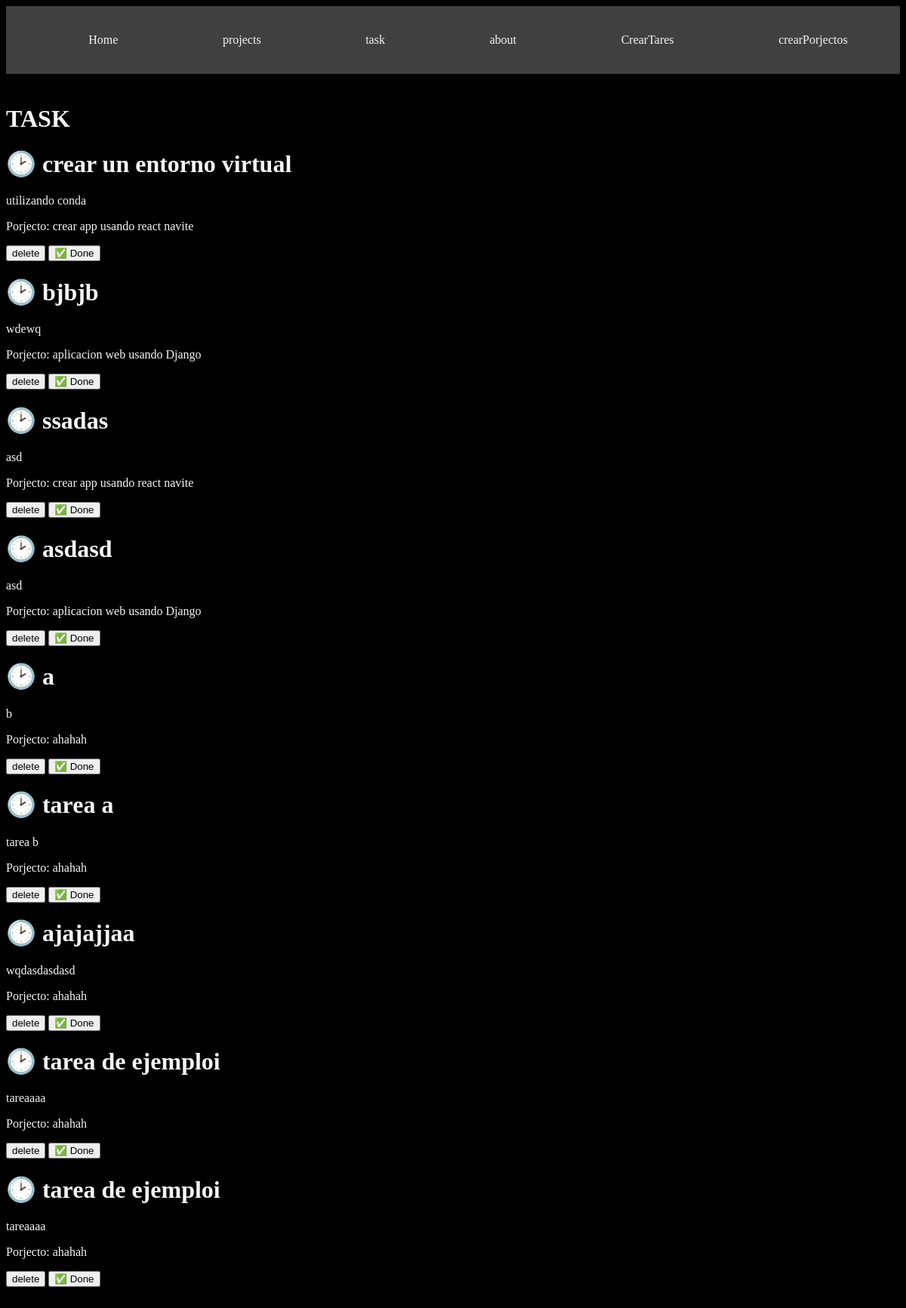
Page /task/ on the committed database.
### myapp/models.py (models this page shows, shortened)
class Task(models.Model):
    title = models.CharField(max_length=200)
    description = models.TextField() #va a ser un texto largo
    project = models.ForeignKey(Project, on_delete=models.CASCADE) #relacion de uno a muchos
    done = models.BooleanField(default=False) #va a ser un booleano

class Project(models.Model):
    name = models.CharField(max_length=100) #va a ser un texto corto

### myapp/views.py (the view)
# urls.py: path('task/', views.task, name='task'),
def task(request):
    tasks = Task.objects.all()
    return render(request, "tasks/task.html",  {"tasks": tasks})

### myapp/templates/tasks/task.html
{% extends 'layouts/base.html' %}
{%block content%}
<h1>TASK</h1>
{% for task in tasks %}
<h1>{%if task.done == False %} 🕑 {%else%} ✅ {%endif%} {{task.title}}</h1>
<p>{{task.description}}</p>
<p>Porjecto: {{task.project.name}}</p>
<button>
    delete
</button>
<button>
    ✅ Done
</button>
{% endfor %}
{%endblock%}

### myapp/templates/layouts/base.html (shortened to what this page needs)
{% load static %}
<!DOCTYPE html>
<html lang="en">
<head>
    <link rel="stylesheet" href="{% static 'style/main.css'%}">
</head>
<body>
    <nav class="navar container">
        <ul>
            <li>
                <a href="/">Home</a>
            </li>
            <li>
                <a href="/project">projects</a>
            </li>
            <li>
                <a href="/task">task</a>
            </li>
            <li>
                <a href="/about">about</a>
            </li>
            <li>
                <a href="/create_task">CrearTares</a>
            </li>
            <li>
                <a href="{% url 'create_projects' %}">crearPorjectos</a>
            </li>
        </ul>
    </nav>
    <main class="container">
        {%block content%}
        {%endblock%}
    </main>
</body>
</html>

### myapp/static/style/main.css (style rules this page uses)
body { background-color: black; color: whitesmoke; }
.navar { background: #404040; padding: 6px 0; }
.navar ul { display: flex; justify-content: space-around; }
.navar ul li { list-style: none; }
.navar ul li a { color: whitesmoke; text-decoration: none; }
.container { max-width: 1200px; margin: auto; padding: 20px 0; }

### rows in the picture
Task: title "crear un entorno virtual", description "utilizando conda", project.name "crear app usando react navite"
Task: title "bjbjb", description "wdewq", project.name "aplicacion web usando Django"
Task: title "ssadas", description "asd", project.name "crear app usando react navite"
Task: title "asdasd", description "asd", project.name "aplicacion web usando Django"
Task: title "a", description "b", project.name "ahahah"
Task: title "tarea a", description "tarea b", project.name "ahahah"
Task: title "ajajajjaa", description "wqdasdasdasd", project.name "ahahah"
Task: title "tarea de ejemploi", description "tareaaaa", project.name "ahahah"
Task: title "tarea de ejemploi", description "tareaaaa", project.name "ahahah"
